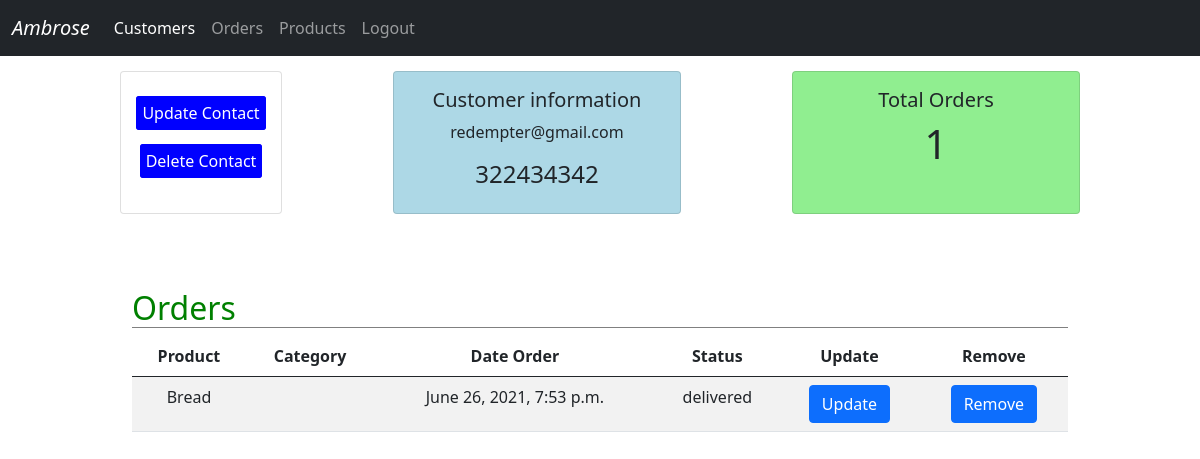
The page /dashboard/ambro/ (signed in) on the database its author committed.
### dash/models.py (models this page shows, shortened)
class Customer(models.Model):
    admin_user = models.ForeignKey(User, on_delete=models.CASCADE, null=True)
    name = models.CharField(max_length=50)
    email = models.EmailField(max_length=50, null=True)
    phone = models.IntegerField()
    slug = models.SlugField(max_length=50,null=True, blank=True)
    class Meta:
        ordering: ['name']

class Order(models.Model):
    STATUS = (
        ('delivered', 'delivered'),
        ('pending', 'pending'),
    )
    admin_user = models.ForeignKey(User, on_delete=models.CASCADE,null=True)
    customer = models.ForeignKey(Customer, on_delete=models.CASCADE, related_name='orders')
    product = models.ForeignKey(Product, on_delete=models.CASCADE)
    date = models.DateTimeField(auto_now_add=True)
    status = models.CharField(choices=STATUS, max_length=10)
    slug = models.SlugField(max_length=50, null=True, blank=True)

class Product(models.Model):
    CATEGORY = (
        ('indoor','indoor'),
        ('outdoor','outdoor'),
    )
    admin_user = models.ForeignKey(User, on_delete=models.CASCADE, null=True)
    name = models.CharField(max_length=50)
    description = models.CharField(max_length=100)
    category = models.CharField(max_length=10, choices=CATEGORY,null=True)
    price = models.FloatField()
    tags = models.ManyToManyField(Tags)
    slug = models.SlugField(max_length=50, null=True, blank=True)

### dash/views.py (the view)
# urls.py: path('<str:slug>/', CustomerDetailView.as_view(), name='customerpage'),
class CustomerDetailView(LoginRequiredMixin,DetailView):
    model = Customer
    template_name = 'dash/customerspage.html'
    context_object_name = 'customer'
    def get_context_data(self, **kwargs):
        context = super(CustomerDetailView, self).get_context_data(**kwargs)
        context['order'] = Order.objects.filter(customer=context['customer'])
        context['cust_count'] = context['order'].count()
        return context

### dash/templates/dash/customerspage.html (shortened to what this page needs)
{% extends "index.html" %}
{% block content %}
    <div class="cardss">
        <div class="card" id="card-btn-one">
          <div style="width: 10rem;" class="card-btn">
            <a href="{% url 'dashboard:updatecustomerpage' slug=object.slug %}">Update Contact</a><br><br>
            <a  href="{% url 'dashboard:deletecustomerpage' slug=object.slug %}">Delete Contact</a>
          </div>
        </div>
         <div class="card" style="width: 18rem; background: lightblue;" id="card_response">
          <div class="card-body">
            <h5 class="card-title">Customer information</h5>
            <p> {{ customer.email }}</p>
            <h4>{{ customer.phone }}</h4>
          </div>
        </div>
         <div class="card" style="width: 18rem; background: lightgreen;" id="card_respo">
          <div class="card-body" >
            <h5 class="card-title">Total Orders</h5>
            <h1>{{ cust_count }}</h1>
          </div>
        </div>
    </div>
<div class="container">
    <div class="table-content">
    <div class="order-customerpage">
        <h2 class="header-customer-page">Orders</h2>
            <table class="table table-striped">
                <thead>
                <tr>
                    <th>Product</th>
                    <th>Category</th>
                    <th>Date Order</th>
                    <th>Status</th>
                    <th>Update</th>
                    <th>Remove</th>
                </tr>
                </thead>
                <tbody>
                {% for oder in order %}
                <tr>
                    <td>{{ oder.product.name }}</td>
                    <td>{{ oder.category }}</td>
                    <td>{{ oder.date }}</td>
                    <td>{{ oder.status }}</td>
                    <td><a class="btn btn-primary" href="{% url 'dashboard:updateorderpage' slug=oder.slug %}">Update</a></td>
                    <td><a  class="btn btn-primary" href="{% url 'dashboard:deleteorderpage' slug=oder.slug %}">Remove</a></td>
                </tr>
                {% endfor %}
                </tbody>
                </table>
    </div>
    </div>
</div>
{% endblock %}

### dash/templates/dash/nabar.html (shortened to what this page needs)
<nav class="navbar navbar-expand-lg navbar-dark bg-dark">
  <div class="container-fluid">
    <a class="navbar-brand" href="{% url 'dashboard:homepage' %}"><i>{{ request.user }}</i></a>
    <div class="collapse navbar-collapse" id="navbarNav">
      <ul class="navbar-nav">
        <li class="nav-item">
          <a class="nav-link active" aria-current="page" href="{% url 'dashboard:allcustomerspage' %}">Customers</a>
        </li>
        <li class="nav-item">
          <a class="nav-link" href="{% url 'dashboard:allorderspage' %}">Orders</a>
        </li>
        <li class="nav-item">
          <a class="nav-link" href="{% url 'dashboard:productpage' %}">Products</a>
        </li>
        {% if request.user.is_authenticated %}
        <li class="nav-item">
          <a class="nav-link" href="{% url 'dashboard:logout' %}">Logout</a>
        </li>
        {% else %}
        <li class="nav-item">
          <a class="nav-link" href="{% url 'dashboard:login' %}">Login</a>
        </li>
        {% endif %}
      </ul>
    </div>
  </div>
</nav>

### static/css/main.css (style rules this page uses)
.container { width: 80%; padding-top: 50px; }
.table-content { display: flex; text-align: center; }
.order-customerpage { width: 100%; }
.card { border_bottom: 1px solid green; }

### dash/templates/dash/customerspage.html (style rules this page uses)
.card-btn { margin-top: 18%; }
.card-btn a { border: 1px solid blue; padding: 5px 5px; margin-top: 5%; text-decoration: none; background: blue; color: #fff; border-radius: 3px; }
.cardss { display: flex; width: 80%; margin: auto; margin-top: 15px; justify-content : space-between; text-align: center; }
.header-customer-page { text-align:left;border-bottom:1px solid grey;margin-top:25px;color:green; }

### rows shown on the page
Customer: email "redempter@gmail.com", phone "322434342"
Order: product.name "Bread", date "June 26, 2021, 7:53 p.m.", status "delivered"

### other values the page prints
{{ request.user }} "Ambrose"
{{ cust_count }} "1"
